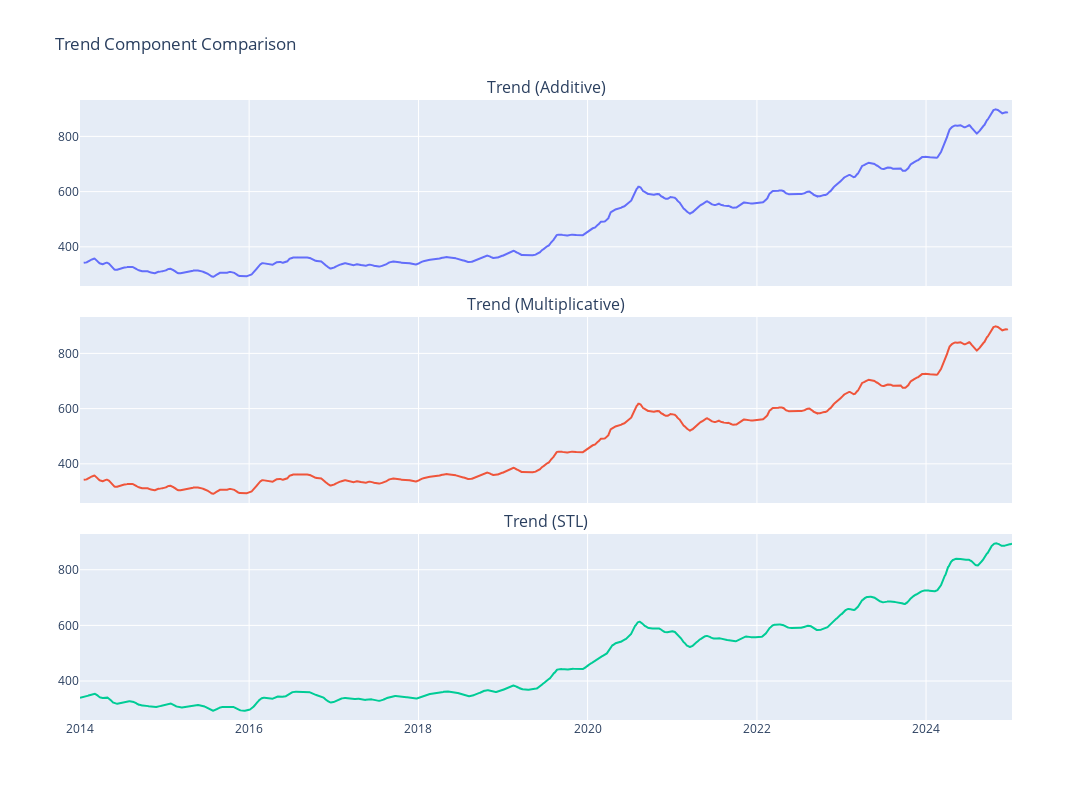
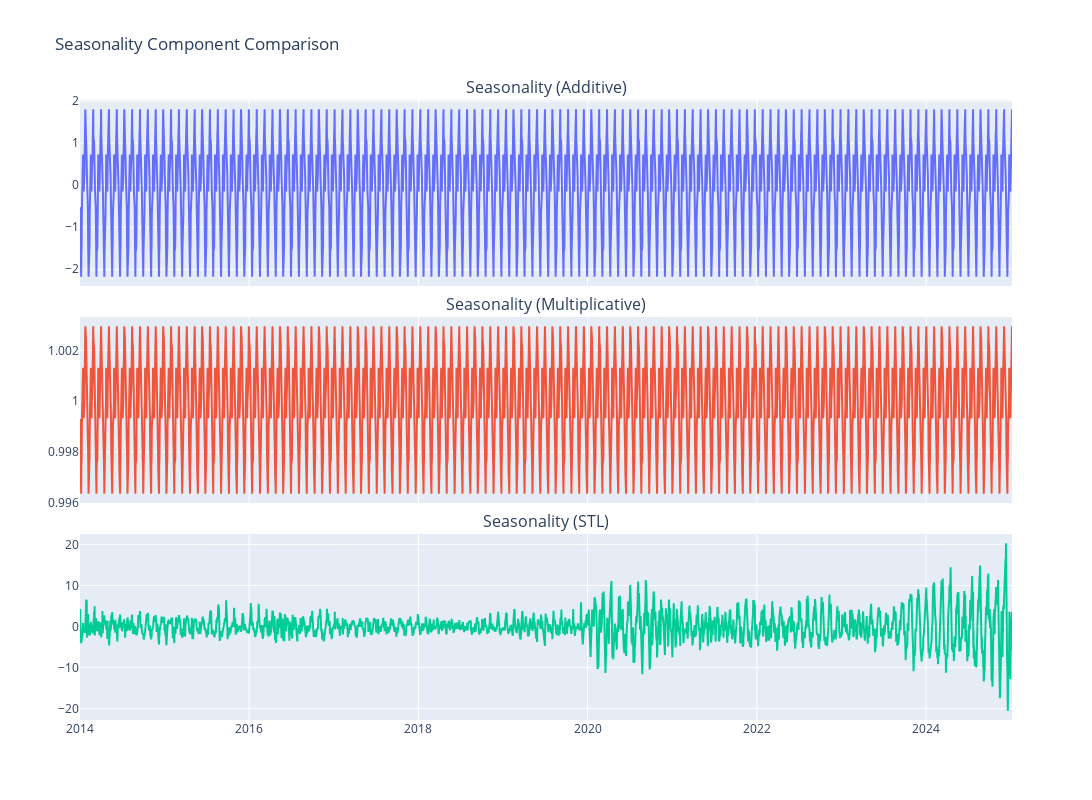
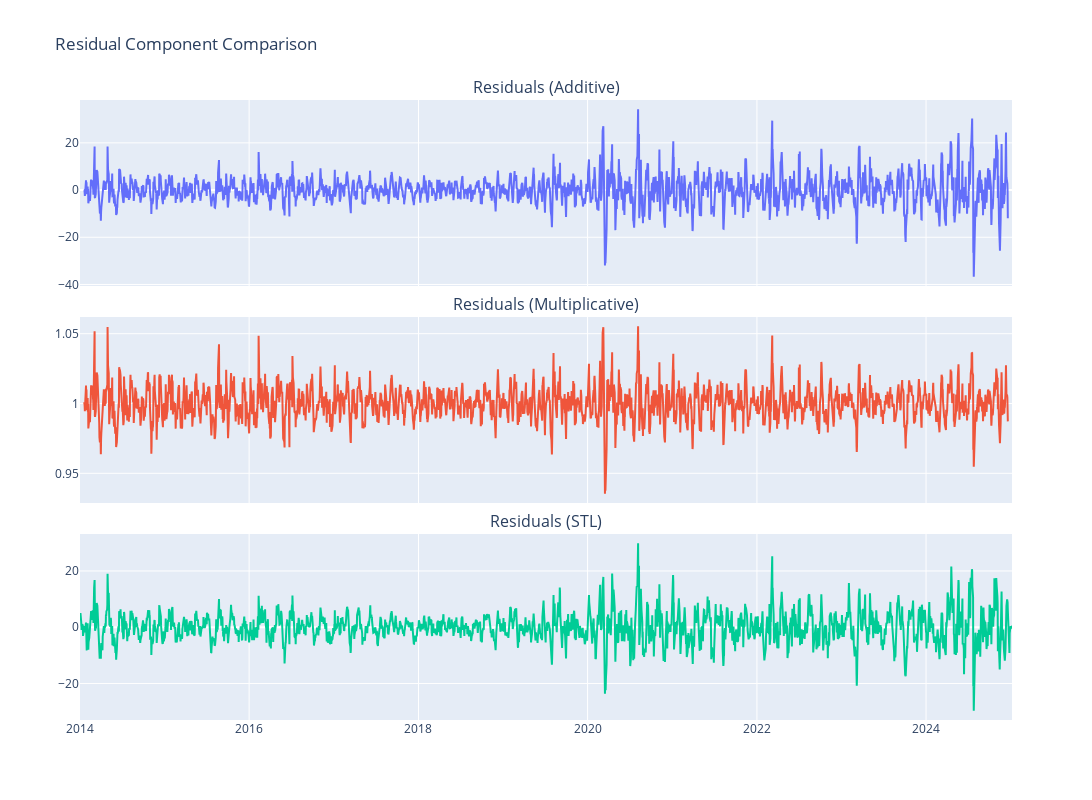

The notebook cell saved with these charts, in order:
### Code cell
height = 800
width = 1200

# ========= TREND ==========
fig_trend = make_subplots(
    rows=3, cols=1,
    shared_xaxes=True,
    subplot_titles=["Trend (Additive)", "Trend (Multiplicative)", "Trend (STL)"],
    vertical_spacing=0.05
)

fig_trend.add_trace(go.Scatter(x=decomp_add.trend.index, y=decomp_add.trend, mode='lines'), row=1, col=1)
fig_trend.add_trace(go.Scatter(x=decomp_mul.trend.index, y=decomp_mul.trend, mode='lines'), row=2, col=1)
fig_trend.add_trace(go.Scatter(x=decomp_stl.trend.index, y=decomp_stl.trend, mode='lines'), row=3, col=1)

fig_trend.update_layout(
    height=height,
    width=width,
    title_text='Trend Component Comparison',
    showlegend=False
)

# ========= SEASONALITY ==========
fig_season = make_subplots(
    rows=3, cols=1,
    shared_xaxes=True,
    subplot_titles=["Seasonality (Additive)", "Seasonality (Multiplicative)", "Seasonality (STL)"],
    vertical_spacing=0.05
)

fig_season.add_trace(go.Scatter(x=decomp_add.seasonal.index, y=decomp_add.seasonal, mode='lines'), row=1, col=1)
fig_season.add_trace(go.Scatter(x=decomp_mul.seasonal.index, y=decomp_mul.seasonal, mode='lines'), row=2, col=1)
fig_season.add_trace(go.Scatter(x=decomp_stl.seasonal.index, y=decomp_stl.seasonal, mode='lines'), row=3, col=1)

fig_season.update_layout(
    height=height,
    width=width,
    title_text='Seasonality Component Comparison',
    showlegend=False
)

# ========= RESIDUALS ==========
fig_resid = make_subplots(
    rows=3, cols=1,
    shared_xaxes=True,
    subplot_titles=["Residuals (Additive)", "Residuals (Multiplicative)", "Residuals (STL)"],
    vertical_spacing=0.05
)

fig_resid.add_trace(go.Scatter(x=decomp_add.resid.index, y=decomp_add.resid, mode='lines'), row=1, col=1)
fig_resid.add_trace(go.Scatter(x=decomp_mul.resid.index, y=decomp_mul.resid, mode='lines'), row=2, col=1)
fig_resid.add_trace(go.Scatter(x=decomp_stl.resid.index, y=decomp_stl.resid, mode='lines'), row=3, col=1)

fig_resid.update_layout(
    height=height,
    width=width,
    title_text='Residual Component Comparison',
    showlegend=False
)

# ========= SHOW FIGURES ==========
fig_trend.show()
fig_season.show()
fig_resid.show()

### Figure 1 — Plotly figure (JSON) as saved in the notebook; plotly's stock layout.template omitted (floating-point values rounded to 4 significant figures; data arrays with more than 128 entries replaced by an {"elided": "..."} marker saying what was removed)
{"data": [{"mode": "lines", "type": "scatter", "x": {"elided": "2874 str values"}, "xaxis": "x", "y": {"elided": "2874 float values"}, "yaxis": "y"}, {"mode": "lines", "type": "scatter", "x": {"elided": "2874 str values"}, "xaxis": "x2", "y": {"elided": "2874 float values"}, "yaxis": "y2"}, {"mode": "lines", "type": "scatter", "x": {"elided": "2874 str values"}, "xaxis": "x3", "y": {"elided": "2874 float values"}, "yaxis": "y3"}], "layout": {"annotations": [{"font": {"size": 16}, "showarrow": false, "text": "Trend (Additive)", "x": 0.5, "xanchor": "center", "xref": "paper", "y": 1, "yanchor": "bottom", "yref": "paper"}, {"font": {"size": 16}, "showarrow": false, "text": "Trend (Multiplicative)", "x": 0.5, "xanchor": "center", "xref": "paper", "y": 0.65, "yanchor": "bottom", "yref": "paper"}, {"font": {"size": 16}, "showarrow": false, "text": "Trend (STL)", "x": 0.5, "xanchor": "center", "xref": "paper", "y": 0.3, "yanchor": "bottom", "yref": "paper"}], "height": 800, "showlegend": false, "title": {"text": "Trend Component Comparison"}, "width": 1200, "xaxis": {"anchor": "y", "domain": [0, 1], "matches": "x3", "showticklabels": false}, "xaxis2": {"anchor": "y2", "domain": [0, 1], "matches": "x3", "showticklabels": false}, "xaxis3": {"anchor": "y3", "domain": [0, 1]}, "yaxis": {"anchor": "x", "domain": [0.7, 1]}, "yaxis2": {"anchor": "x2", "domain": [0.35, 0.65]}, "yaxis3": {"anchor": "x3", "domain": [0, 0.3]}}}

### Figure 2 — Plotly figure (JSON) as saved in the notebook; plotly's stock layout.template omitted (floating-point values rounded to 4 significant figures; data arrays with more than 128 entries replaced by an {"elided": "..."} marker saying what was removed)
{"data": [{"mode": "lines", "type": "scatter", "x": {"elided": "2874 str values"}, "xaxis": "x", "y": {"elided": "2874 float values"}, "yaxis": "y"}, {"mode": "lines", "type": "scatter", "x": {"elided": "2874 str values"}, "xaxis": "x2", "y": {"elided": "2874 float values"}, "yaxis": "y2"}, {"mode": "lines", "type": "scatter", "x": {"elided": "2874 str values"}, "xaxis": "x3", "y": {"elided": "2874 float values"}, "yaxis": "y3"}], "layout": {"annotations": [{"font": {"size": 16}, "showarrow": false, "text": "Seasonality (Additive)", "x": 0.5, "xanchor": "center", "xref": "paper", "y": 1, "yanchor": "bottom", "yref": "paper"}, {"font": {"size": 16}, "showarrow": false, "text": "Seasonality (Multiplicative)", "x": 0.5, "xanchor": "center", "xref": "paper", "y": 0.65, "yanchor": "bottom", "yref": "paper"}, {"font": {"size": 16}, "showarrow": false, "text": "Seasonality (STL)", "x": 0.5, "xanchor": "center", "xref": "paper", "y": 0.3, "yanchor": "bottom", "yref": "paper"}], "height": 800, "showlegend": false, "title": {"text": "Seasonality Component Comparison"}, "width": 1200, "xaxis": {"anchor": "y", "domain": [0, 1], "matches": "x3", "showticklabels": false}, "xaxis2": {"anchor": "y2", "domain": [0, 1], "matches": "x3", "showticklabels": false}, "xaxis3": {"anchor": "y3", "domain": [0, 1]}, "yaxis": {"anchor": "x", "domain": [0.7, 1]}, "yaxis2": {"anchor": "x2", "domain": [0.35, 0.65]}, "yaxis3": {"anchor": "x3", "domain": [0, 0.3]}}}

### Figure 3 — Plotly figure (JSON) as saved in the notebook; plotly's stock layout.template omitted (floating-point values rounded to 4 significant figures; data arrays with more than 128 entries replaced by an {"elided": "..."} marker saying what was removed)
{"data": [{"mode": "lines", "type": "scatter", "x": {"elided": "2874 str values"}, "xaxis": "x", "y": {"elided": "2874 float values"}, "yaxis": "y"}, {"mode": "lines", "type": "scatter", "x": {"elided": "2874 str values"}, "xaxis": "x2", "y": {"elided": "2874 float values"}, "yaxis": "y2"}, {"mode": "lines", "type": "scatter", "x": {"elided": "2874 str values"}, "xaxis": "x3", "y": {"elided": "2874 float values"}, "yaxis": "y3"}], "layout": {"annotations": [{"font": {"size": 16}, "showarrow": false, "text": "Residuals (Additive)", "x": 0.5, "xanchor": "center", "xref": "paper", "y": 1, "yanchor": "bottom", "yref": "paper"}, {"font": {"size": 16}, "showarrow": false, "text": "Residuals (Multiplicative)", "x": 0.5, "xanchor": "center", "xref": "paper", "y": 0.65, "yanchor": "bottom", "yref": "paper"}, {"font": {"size": 16}, "showarrow": false, "text": "Residuals (STL)", "x": 0.5, "xanchor": "center", "xref": "paper", "y": 0.3, "yanchor": "bottom", "yref": "paper"}], "height": 800, "showlegend": false, "title": {"text": "Residual Component Comparison"}, "width": 1200, "xaxis": {"anchor": "y", "domain": [0, 1], "matches": "x3", "showticklabels": false}, "xaxis2": {"anchor": "y2", "domain": [0, 1], "matches": "x3", "showticklabels": false}, "xaxis3": {"anchor": "y3", "domain": [0, 1]}, "yaxis": {"anchor": "x", "domain": [0.7, 1]}, "yaxis2": {"anchor": "x2", "domain": [0.35, 0.65]}, "yaxis3": {"anchor": "x3", "domain": [0, 0.3]}}}
